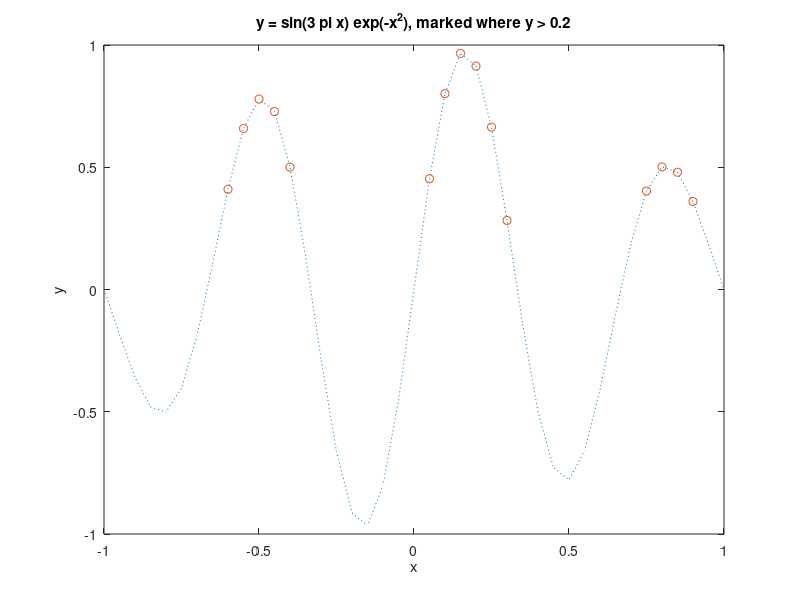

Here is the MATLAB script that generated this plot:
% TOPIC: basics
% TITLE: Using find() to mark points above a threshold on a curve
% SOURCE: Slides 01, page 39 (find() command example)
% KEYWORDS: find function, threshold, mark points, plot markers, exponential decay sine
% PROBLEM:
% For x = -1:.05:1 and y = sin(3*pi*x).*exp(-x.^2), find all points with
% y greater than 0.2 using k = find(y > 0.2), then plot y with a dotted line
% and mark the points x(k), y(k) with circles.
% CHECK: numel(x) == 41
% CHECK: isequal(k, [9 10 11 12 13 22 23 24 25 26 27 36 37 38 39])
% CODE:
x = -1:.05:1;
y = sin(3*pi*x).*exp(-x.^2);
k = find(y > 0.2);

figure;
plot(x, y, ':');
hold on;
plot(x(k), y(k), 'o');
hold off;
xlabel('x'); ylabel('y');
title('y = sin(3 pi x) exp(-x^2), marked where y > 0.2');

fprintf('indices where y > 0.2: ');
fprintf('%d ', k);
fprintf('\n');
